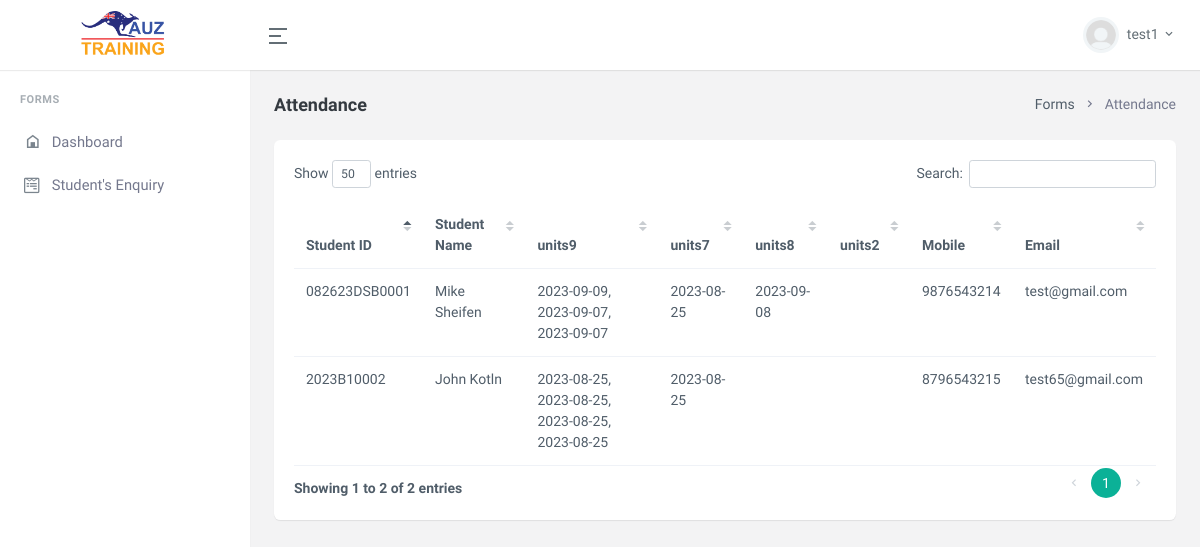
The app's page /attendance_record.php (signed in) with its own data.
### tables this page shows
CREATE TABLE IF NOT EXISTS `student_enrolment` (
  `st_enrol_id` int NOT NULL AUTO_INCREMENT,
  `st_unique_id` varchar(255) DEFAULT NULL,
  `st_enquiry_id` varchar(255) DEFAULT NULL,
  `st_qualifications` tinyint(1) NOT NULL,
  `st_enrol_course` tinyint(1) DEFAULT NULL,
  `st_venue` varchar(15) NOT NULL,
  `st_middle_name` varchar(255) NOT NULL,
  `st_name` varchar(255) NOT NULL,
  `st_mobile` varchar(255) NOT NULL,
  `st_email` varchar(255) NOT NULL,
  `st_source` tinyint(1) NOT NULL,
  `st_given_name` varchar(255) NOT NULL,
  `st_enrol_status` tinyint(1) NOT NULL,
  `created_date` timestamp NOT NULL DEFAULT CURRENT_TIMESTAMP ON UPDATE CURRENT_TIMESTAMP,
  PRIMARY KEY (`st_enrol_id`)
);

### attendance_record.php (the view, shortened to what this page needs)
<?php include('includes/dbconnect.php'); ?>
<?php
if(@$_SESSION['user_type']==1){
    $queryCrs=mysqli_fetch_all(mysqli_query($connection,"select DISTINCT(st_course_unit) from student_attendance"),MYSQLI_ASSOC);
?>
<!doctype html>
<html lang="en">
    <head>
        <?php include('includes/app_includes.php'); ?>
    </head>
    <body data-topbar="colored">
        <div id="layout-wrapper">
            <?php include('includes/header.php'); ?>
            <?php include('includes/sidebar.php'); ?>
            <div class="main-content">
                <div class="page-content">
                    <div class="container-fluid">
                        <div class="row">
                            <div class="col-12">
                                <div class="page-title-box d-sm-flex align-items-center justify-content-between">
                                    <h4 class="mb-sm-0">Attendance</h4>
                                    <div class="page-title-right">
                                        <ol class="breadcrumb m-0">
                                            <li class="breadcrumb-item"><a href="javascript: void(0);">Forms</a></li>
                                            <li class="breadcrumb-item active">Attendance</li>
                                        </ol>
                                    </div>
                                </div>
                            </div>
                        </div>
                        <?php
                        $query=mysqli_query($connection,"SELECT DISTINCT(st_unique_id) FROM `student_attendance`");
                        ?>
                        <div class="row">
                            <div class="col-12">
                                <div class="card">
                                    <div class="card-body">
                                            <table id="datatable" class="table nowrap" style="border-collapse: collapse; border-spacing: 0; width: 100%;">
                                                <thead>
                                                    <tr>
                                                        <th scope="col">Student ID</th>
                                                        <th scope="col">Student Name</th>
                                                        <?php
                                                        foreach($queryCrs as $value){
                                                            echo '<th scope="col">'.$value['st_course_unit'].'</th>';
                                                        }
                                                        ?>
                                                        <th scope="col">Mobile</th>
                                                        <th scope="col">Email</th>
                                                    </tr>
                                                </thead>
                                                <tbody>
                                                <?php
                                                while($queryRes=mysqli_fetch_array($query)){
                                                    $id=$queryRes['st_unique_id'];
                                                    $selectName=mysqli_fetch_array(mysqli_query($connection,"SELECT * FROM `student_enrolment` WHERE st_unique_id='$id'"));
                                                        if($selectName['st_unique_id']!=''){
                                                    ?>
                                                        <?php
                                                        echo '<tr>';
                                                        echo "<td>".$queryRes['st_unique_id']."</td>";
                                                        echo "<td>".$selectName['st_given_name'].' '.$selectName['st_middle_name']."</td>";
                                                        foreach($queryCrs as $value){
                                                        $coursedunit=$value['st_course_unit'];
                                                        $checkUnitDate=mysqli_fetch_array(mysqli_query($connection,"SELECT GROUP_CONCAT(st_unit_date SEPARATOR ', ') AS st_unit_dates from student_attendance where st_course_unit='$coursedunit' AND st_unique_id='$id'"));
                                                        echo '<td>'.$checkUnitDate['st_unit_dates'].'</td>';
                                                        }
                                                        echo "<td>".$selectName['st_mobile']."</td>";
                                                        echo "<td>".$selectName['st_email']."</td>";
                                                        echo "</tr>";
                                                        ?>
                                                 <?php }
                                                 }
                                                 ?>
                                                </tbody>
                                            </table>
                                    </div>
                                </div>
                            </div>
                        </div>
                    </div>
                </div>
            </div>
        </div>
    </body>
</html>
<?php }else{
header("Location: index.php");
}
?>

### includes/app_includes.php (shortened to what this page needs)
<link href="assets/libs/jqvmap/jqvmap.min.css" rel="stylesheet" />
<link href="assets/css/bootstrap.min.css" id="bootstrap-style" rel="stylesheet" type="text/css" />
<link href="assets/libs/datatables.net-bs4/css/dataTables.bootstrap4.min.css" rel="stylesheet" type="text/css" />
<link href="assets/libs/datatables.net-buttons-bs4/css/buttons.bootstrap4.min.css" rel="stylesheet" type="text/css" />
<link href="assets/libs/sweetalert2/sweetalert2.min.css" rel="stylesheet" type="text/css" />
<link href="assets/libs/select2/css/select2.min.css" rel="stylesheet" type="text/css">
<link href="assets/css/icons.min.css" rel="stylesheet" type="text/css" />
<link href="assets/css/app.min.css" id="app-style" rel="stylesheet" type="text/css" />
<link href="assets/css/panel.css" rel="stylesheet" type="text/css" />

### includes/header.php (shortened to what this page needs)
<header id="page-topbar">
                <div class="navbar-header">
                    <div class="d-flex">
                        <div class="navbar-brand-box text-center">
                            <a href="index.html" class="logo logo-dark">
                                <span class="logo-lg">
                                    <img src="assets/images/logo-dark.png" alt="logo-dark" height="50">
                                </span>
                            </a>
                        </div>
                        <button type="button" class="btn btn-sm px-3 font-size-24 header-item waves-effect" id="vertical-menu-btn">
                            <i class="ri-menu-2-line align-middle"></i>
                        </button>
                    </div>
                    <div class="d-flex">
                        <div class="dropdown d-inline-block user-dropdown">
                            <button type="button" class="btn header-item waves-effect" id="page-header-user-dropdown"
                                data-bs-toggle="dropdown" aria-haspopup="true" aria-expanded="false">
                                <img class="rounded-circle header-profile-user" src="assets/images/users/default_img.png"
                                    alt="Header Avatar">
                                <span class="d-none d-xl-inline-block ms-1"><?php echo $_SESSION['user_name']; ?></span>
                                <i class="mdi mdi-chevron-down d-none d-xl-inline-block"></i>
                            </button>
                        </div>
                    </div>
                </div>
            </header>

### includes/sidebar.php (shortened to what this page needs)
<div class="vertical-menu">
    <div data-simplebar class="h-100">
        <div id="sidebar-menu">
            <ul class="metismenu list-unstyled" id="side-menu">
                <li class="menu-title">Forms</li>
                <li class="">
                    <a href="dashboard.php" class="waves-effect">
                        <i class="mdi mdi-home-variant-outline"></i>
                        <span>Dashboard</span>
                    </a>
                </li>
                <?php
                if(@$_SESSION['user_type']==1){
                ?>
                <li>
                    <a href="student_enquiry.php" class="waves-effect">
                        <i class="fab fa-wpforms"></i>
                        <span>Student's Enquiry</span>
                    </a>
                </li>
                <?php } ?>
            </ul>
        </div>
    </div>
</div>

### assets/css/panel.css (style rules this page uses)
:root { --backgroundcolor:#1a237e; --bordercolor:#1a237e; --color:#1a237e; }
table.dataTable.nowrap th, table.dataTable.nowrap td { white-space: break-spaces !important; }

### records on screen
student_enrolment: st_given_name "Mike", st_middle_name "Sheifen", st_mobile "9876543214", st_email "test@gmail.com"
student_enrolment: st_given_name "John", st_middle_name "Kotln", st_mobile "8796543215", st_email "test65@gmail.com"

### other values on screen
$_SESSION['user_name'] "test1"
$value['st_course_unit'] "units9"
$value['st_course_unit'] "units7"
$value['st_course_unit'] "units8"
$value['st_course_unit'] "units2"
$queryRes['st_unique_id'] "082623DSB0001"
$checkUnitDate['st_unit_dates'] "2023-09-09, 2023-09-07, 2023-09-07"
$checkUnitDate['st_unit_dates'] "2023-08-25"
$checkUnitDate['st_unit_dates'] "2023-09-08"
$queryRes['st_unique_id'] "2023B10002"
$checkUnitDate['st_unit_dates'] "2023-08-25, 2023-08-25, 2023-08-25, 2023-08-25"
